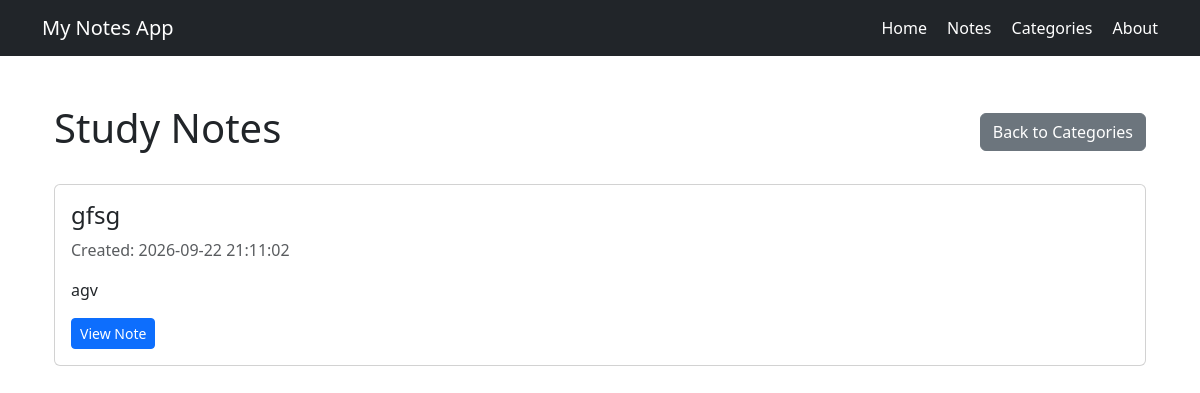
Page /categories/1 on the earlier database version.
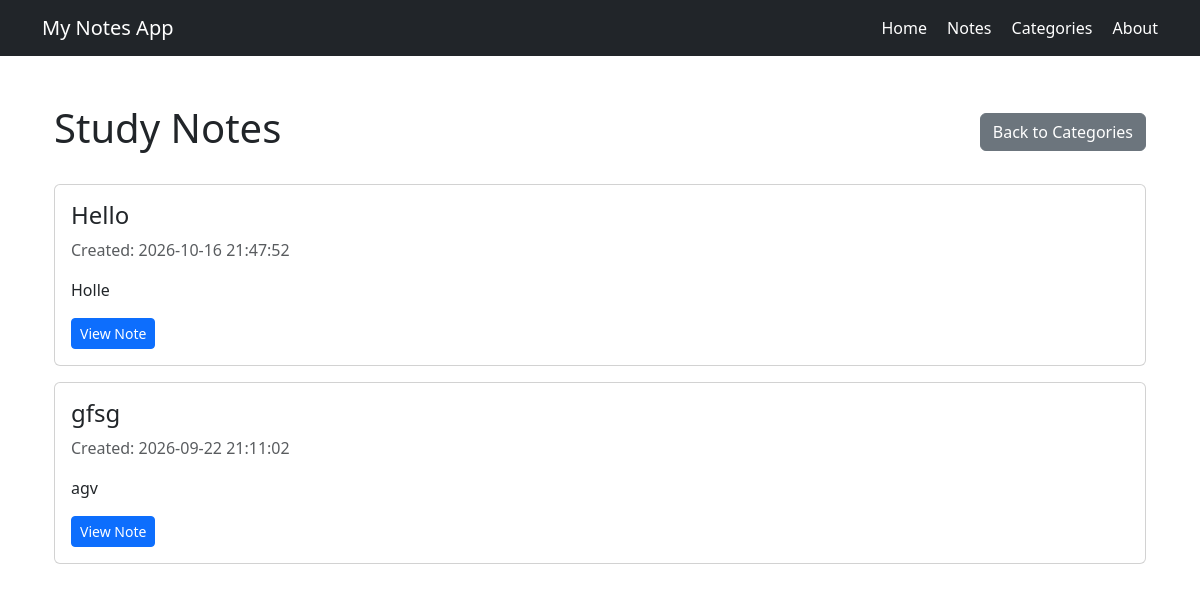
Same page on the later database version.
### tables this page shows
CREATE TABLE notes (
            id INTEGER PRIMARY KEY AUTOINCREMENT,
            title TEXT NOT NULL,
            content TEXT NOT NULL
        , category TEXT NOT NULL DEFAULT 'General', created_at TEXT NOT NULL DEFAULT '');

### app.py (the view)
@app.route("/categories/<int:category_id>")
def view_category(category_id):
    category = find_category(category_id)
    if category is None:
        abort(404)
    connection = get_db_connection()
    notes = connection.execute(
        """
        SELECT * FROM notes
        WHERE category = ?
        ORDER BY id DESC
        """,
        (category["name"],)
    ).fetchall()
    connection.close()
    return render_template(
        "view_category.html",
        category=category,
        notes=notes
    )

### app.py (called while the page is built)
def get_db_connection():
    connection = sqlite3.connect(DATABASE)
    connection.row_factory = sqlite3.Row
    return connection

def find_category(category_id):
    connection = get_db_connection()
    category = connection.execute(
        "SELECT * FROM categories WHERE id = ?",
        (category_id,)
    ).fetchone()
    connection.close()
    return category

### templates/view_category.html (shortened to what this page needs)
{% extends "base.html" %}
{% block content %}
<div class="container mt-4">
    <div class="d-flex justify-content-between align-items-center mb-4">
        <h1>{{ category['name'] }} Notes</h1>
        <a href="{{ url_for('categories') }}"
           class="btn btn-secondary">
            Back to Categories
        </a>
    </div>
    {% if notes %}
        {% for note in notes %}
            <div class="card mb-3">
                <div class="card-body">
                    <h4>{{ note['title'] }}</h4>
                    <p class="text-muted">
                        Created: {{ note['created_at'] }}
                    </p>
                    <p>{{ note['content'] }}</p>
                    <a href="{{ url_for('view_note', note_id=note['id']) }}"
                       class="btn btn-sm btn-primary">
                        View Note
                    </a>
                </div>
            </div>
        {% endfor %}
    {% else %}
        <div class="alert alert-info">
            This category has no notes yet.
        </div>
    {% endif %}
</div>
{% endblock %}

Differences in the rows shown:
added notes: title "Hello", created_at "2026-10-16 21:47:52", content "Holle"
